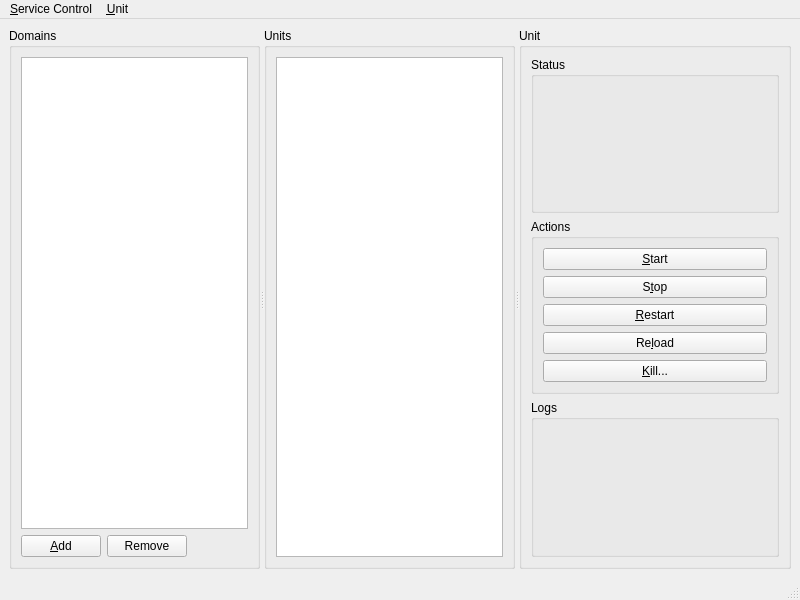
<?xml version="1.0" encoding="UTF-8"?>
<ui version="4.0">
 <class>ServiceControl</class>
 <widget class="QMainWindow" name="ServiceControl">
  <property name="geometry">
   <rect>
    <x>0</x>
    <y>0</y>
    <width>800</width>
    <height>600</height>
   </rect>
  </property>
  <property name="windowTitle">
   <string>ServiceControl</string>
  </property>
  <widget class="QWidget" name="centralWidget">
   <layout class="QHBoxLayout" name="horizontalLayout_2">
    <item>
     <widget class="QSplitter" name="paneSplitter">
      <property name="orientation">
       <enum>Qt::Horizontal</enum>
      </property>
      <widget class="QGroupBox" name="domainsGroupBox">
       <property name="title">
        <string>Domains</string>
       </property>
       <layout class="QVBoxLayout" name="domainsPane">
        <item>
         <widget class="QListView" name="domainList"/>
        </item>
        <item>
         <layout class="QHBoxLayout" name="domainActions">
          <item>
           <widget class="QPushButton" name="addDomainButton">
            <property name="text">
             <string>&amp;Add</string>
            </property>
           </widget>
          </item>
          <item>
           <widget class="QPushButton" name="removeDomainAction">
            <property name="text">
             <string>Remove</string>
            </property>
           </widget>
          </item>
          <item>
           <spacer name="domainActionsSpacer">
            <property name="orientation">
             <enum>Qt::Horizontal</enum>
            </property>
            <property name="sizeHint" stdset="0">
             <size>
              <width>40</width>
              <height>20</height>
             </size>
            </property>
           </spacer>
          </item>
         </layout>
        </item>
       </layout>
      </widget>
      <widget class="QGroupBox" name="unitListGroupBox">
       <property name="title">
        <string>Units</string>
       </property>
       <layout class="QVBoxLayout" name="unitsPane">
        <item>
         <widget class="QListView" name="unitList"/>
        </item>
       </layout>
      </widget>
      <widget class="QGroupBox" name="unitGroupBox">
       <property name="title">
        <string>Unit</string>
       </property>
       <layout class="QVBoxLayout" name="unitPane">
        <item>
         <widget class="QGroupBox" name="unitStatusGroupBox">
          <property name="title">
           <string>Status</string>
          </property>
          <property name="flat">
           <bool>false</bool>
          </property>
          <layout class="QHBoxLayout" name="horizontalLayout_3">
           <item>
            <widget class="QTextBrowser" name="unitStatusView">
             <property name="styleSheet">
              <string notr="true">QTextBrowser {
    background-color: transparent;
}</string>
             </property>
             <property name="frameShape">
              <enum>QFrame::NoFrame</enum>
             </property>
             <property name="html">
              <string>&lt;!DOCTYPE HTML PUBLIC &quot;-//W3C//DTD HTML 4.0//EN&quot; &quot;http://www.w3.org/TR/REC-html40/strict.dtd&quot;&gt;
&lt;html&gt;&lt;head&gt;&lt;meta name=&quot;qrichtext&quot; content=&quot;1&quot; /&gt;&lt;style type=&quot;text/css&quot;&gt;
p, li { white-space: pre-wrap; }
&lt;/style&gt;&lt;/head&gt;&lt;body style=&quot; font-family:'Sans'; font-size:10pt; font-weight:400; font-style:normal;&quot; bgcolor=&quot;transparent&quot;&gt;
&lt;p style=&quot;-qt-paragraph-type:empty; margin-top:0px; margin-bottom:0px; margin-left:0px; margin-right:0px; -qt-block-indent:0; text-indent:0px;&quot;&gt;&lt;br /&gt;&lt;/p&gt;&lt;/body&gt;&lt;/html&gt;</string>
             </property>
            </widget>
           </item>
          </layout>
         </widget>
        </item>
        <item>
         <widget class="QGroupBox" name="unitActionsGroupBox">
          <property name="title">
           <string>Actions</string>
          </property>
          <layout class="QVBoxLayout" name="verticalLayout_4">
           <item>
            <widget class="QPushButton" name="startUnitButton">
             <property name="text">
              <string>&amp;Start</string>
             </property>
            </widget>
           </item>
           <item>
            <widget class="QPushButton" name="stopUnitButton">
             <property name="text">
              <string>S&amp;top</string>
             </property>
            </widget>
           </item>
           <item>
            <widget class="QPushButton" name="restartUnitButton">
             <property name="text">
              <string>&amp;Restart</string>
             </property>
            </widget>
           </item>
           <item>
            <widget class="QPushButton" name="reloadUnitButton">
             <property name="text">
              <string>Re&amp;load</string>
             </property>
            </widget>
           </item>
           <item>
            <widget class="QPushButton" name="killUnitButton">
             <property name="text">
              <string>&amp;Kill...</string>
             </property>
            </widget>
           </item>
          </layout>
         </widget>
        </item>
        <item>
         <widget class="QGroupBox" name="unitLogsGroupBox">
          <property name="sizePolicy">
           <sizepolicy hsizetype="Preferred" vsizetype="Expanding">
            <horstretch>0</horstretch>
            <verstretch>0</verstretch>
           </sizepolicy>
          </property>
          <property name="title">
           <string>Logs</string>
          </property>
          <layout class="QHBoxLayout" name="horizontalLayout_4">
           <item>
            <widget class="QTextBrowser" name="unitLogsView">
             <property name="styleSheet">
              <string notr="true">QTextBrowser {
    background-color: transparent;
}</string>
             </property>
            </widget>
           </item>
          </layout>
         </widget>
        </item>
       </layout>
      </widget>
     </widget>
    </item>
   </layout>
  </widget>
  <widget class="QMenuBar" name="menuBar">
   <property name="geometry">
    <rect>
     <x>0</x>
     <y>0</y>
     <width>800</width>
     <height>23</height>
    </rect>
   </property>
   <widget class="QMenu" name="menuServiceControl">
    <property name="title">
     <string>&amp;Service Control</string>
    </property>
    <addaction name="actionAddDomain"/>
    <addaction name="actionRemoveDomain"/>
    <addaction name="separator"/>
    <addaction name="actionQuit"/>
   </widget>
   <widget class="QMenu" name="menu_Unit">
    <property name="title">
     <string>&amp;Unit</string>
    </property>
    <addaction name="actionStart"/>
    <addaction name="actionStop"/>
    <addaction name="actionRestart"/>
    <addaction name="actionReload"/>
    <addaction name="actionKill"/>
   </widget>
   <addaction name="menuServiceControl"/>
   <addaction name="menu_Unit"/>
  </widget>
  <widget class="QStatusBar" name="statusBar"/>
  <action name="actionAddDomain">
   <property name="text">
    <string>&amp;Add Domain...</string>
   </property>
  </action>
  <action name="actionRemoveDomain">
   <property name="text">
    <string>&amp;Remove Domain</string>
   </property>
  </action>
  <action name="actionQuit">
   <property name="text">
    <string>&amp;Quit</string>
   </property>
  </action>
  <action name="actionStart">
   <property name="text">
    <string>&amp;Start</string>
   </property>
  </action>
  <action name="actionStop">
   <property name="text">
    <string>S&amp;top</string>
   </property>
  </action>
  <action name="actionRestart">
   <property name="text">
    <string>&amp;Restart</string>
   </property>
  </action>
  <action name="actionReload">
   <property name="text">
    <string>Re&amp;load</string>
   </property>
  </action>
  <action name="actionKill">
   <property name="text">
    <string>&amp;Kill...</string>
   </property>
  </action>
 </widget>
 <resources/>
 <connections/>
</ui>
